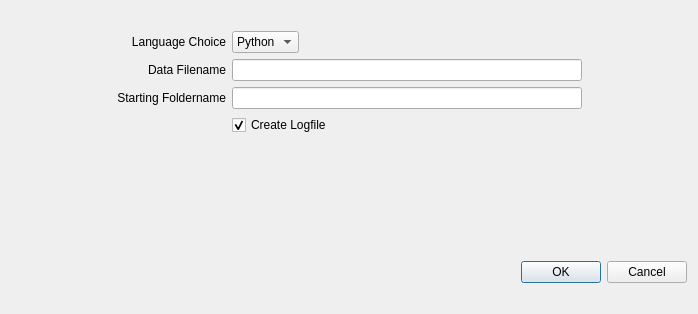
<?xml version="1.0" encoding="UTF-8"?>
<ui version="4.0">
 <class>Dialog</class>
 <widget class="QDialog" name="Dialog">
  <property name="windowModality">
   <enum>Qt::ApplicationModal</enum>
  </property>
  <property name="geometry">
   <rect>
    <x>0</x>
    <y>0</y>
    <width>698</width>
    <height>314</height>
   </rect>
  </property>
  <property name="windowTitle">
   <string>Dialog</string>
  </property>
  <layout class="QGridLayout" name="gridLayout_2">
   <item row="0" column="0">
    <layout class="QVBoxLayout" name="verticalLayout">
     <item>
      <spacer name="verticalSpacer_2">
       <property name="orientation">
        <enum>Qt::Vertical</enum>
       </property>
       <property name="sizeType">
        <enum>QSizePolicy::Fixed</enum>
       </property>
       <property name="sizeHint" stdset="0">
        <size>
         <width>20</width>
         <height>20</height>
        </size>
       </property>
      </spacer>
     </item>
     <item>
      <layout class="QHBoxLayout" name="horizontalLayout">
       <item>
        <spacer name="horizontalSpacer">
         <property name="orientation">
          <enum>Qt::Horizontal</enum>
         </property>
         <property name="sizeHint" stdset="0">
          <size>
           <width>40</width>
           <height>20</height>
          </size>
         </property>
        </spacer>
       </item>
       <item>
        <layout class="QGridLayout" name="gridLayout">
         <item row="0" column="0">
          <widget class="QLabel" name="label_2">
           <property name="text">
            <string>Language Choice</string>
           </property>
           <property name="alignment">
            <set>Qt::AlignRight|Qt::AlignTrailing|Qt::AlignVCenter</set>
           </property>
          </widget>
         </item>
         <item row="1" column="1">
          <widget class="QLineEdit" name="dataFilenameUI">
           <property name="minimumSize">
            <size>
             <width>350</width>
             <height>0</height>
            </size>
           </property>
          </widget>
         </item>
         <item row="3" column="1">
          <widget class="QCheckBox" name="createLogfileCheckBoxUI">
           <property name="text">
            <string>Create Logfile</string>
           </property>
           <property name="checked">
            <bool>true</bool>
           </property>
          </widget>
         </item>
         <item row="2" column="1">
          <widget class="QLineEdit" name="startingFoldernameUI">
           <property name="minimumSize">
            <size>
             <width>350</width>
             <height>0</height>
            </size>
           </property>
          </widget>
         </item>
         <item row="1" column="0">
          <widget class="QLabel" name="label_3">
           <property name="text">
            <string>Data Filename</string>
           </property>
           <property name="alignment">
            <set>Qt::AlignRight|Qt::AlignTrailing|Qt::AlignVCenter</set>
           </property>
          </widget>
         </item>
         <item row="2" column="0">
          <widget class="QLabel" name="label_4">
           <property name="text">
            <string>Starting Foldername</string>
           </property>
           <property name="alignment">
            <set>Qt::AlignRight|Qt::AlignTrailing|Qt::AlignVCenter</set>
           </property>
          </widget>
         </item>
         <item row="0" column="1">
          <layout class="QHBoxLayout" name="horizontalLayout_2">
           <item>
            <widget class="QComboBox" name="languageChoiceUI">
             <item>
              <property name="text">
               <string>Python</string>
              </property>
             </item>
             <item>
              <property name="text">
               <string>C++</string>
              </property>
             </item>
            </widget>
           </item>
           <item>
            <spacer name="horizontalSpacer_3">
             <property name="orientation">
              <enum>Qt::Horizontal</enum>
             </property>
             <property name="sizeHint" stdset="0">
              <size>
               <width>40</width>
               <height>20</height>
              </size>
             </property>
            </spacer>
           </item>
          </layout>
         </item>
        </layout>
       </item>
       <item>
        <spacer name="horizontalSpacer_2">
         <property name="orientation">
          <enum>Qt::Horizontal</enum>
         </property>
         <property name="sizeHint" stdset="0">
          <size>
           <width>40</width>
           <height>20</height>
          </size>
         </property>
        </spacer>
       </item>
      </layout>
     </item>
     <item>
      <spacer name="verticalSpacer">
       <property name="orientation">
        <enum>Qt::Vertical</enum>
       </property>
       <property name="sizeHint" stdset="0">
        <size>
         <width>20</width>
         <height>40</height>
        </size>
       </property>
      </spacer>
     </item>
     <item>
      <widget class="QDialogButtonBox" name="buttonBox">
       <property name="orientation">
        <enum>Qt::Horizontal</enum>
       </property>
       <property name="standardButtons">
        <set>QDialogButtonBox::Cancel|QDialogButtonBox::Ok</set>
       </property>
      </widget>
     </item>
     <item>
      <spacer name="verticalSpacer_3">
       <property name="orientation">
        <enum>Qt::Vertical</enum>
       </property>
       <property name="sizeType">
        <enum>QSizePolicy::Fixed</enum>
       </property>
       <property name="sizeHint" stdset="0">
        <size>
         <width>20</width>
         <height>20</height>
        </size>
       </property>
      </spacer>
     </item>
    </layout>
   </item>
  </layout>
 </widget>
 <resources/>
 <connections>
  <connection>
   <sender>buttonBox</sender>
   <signal>accepted()</signal>
   <receiver>Dialog</receiver>
   <slot>accept()</slot>
   <hints>
    <hint type="sourcelabel">
     <x>248</x>
     <y>254</y>
    </hint>
    <hint type="destinationlabel">
     <x>157</x>
     <y>274</y>
    </hint>
   </hints>
  </connection>
  <connection>
   <sender>buttonBox</sender>
   <signal>rejected()</signal>
   <receiver>Dialog</receiver>
   <slot>reject()</slot>
   <hints>
    <hint type="sourcelabel">
     <x>316</x>
     <y>260</y>
    </hint>
    <hint type="destinationlabel">
     <x>286</x>
     <y>274</y>
    </hint>
   </hints>
  </connection>
 </connections>
</ui>
